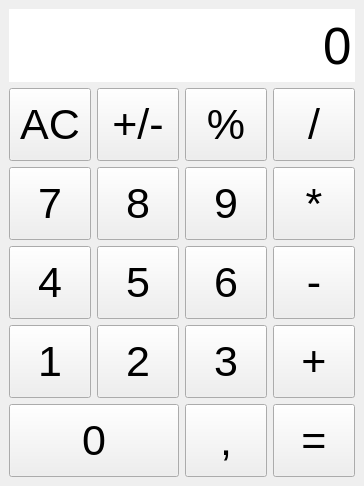
<?xml version="1.0" encoding="UTF-8"?>
<ui version="4.0">
 <class>CalcWindow</class>
 <widget class="QMainWindow" name="CalcWindow">
  <property name="geometry">
   <rect>
    <x>0</x>
    <y>0</y>
    <width>364</width>
    <height>486</height>
   </rect>
  </property>
  <property name="sizePolicy">
   <sizepolicy hsizetype="Fixed" vsizetype="Fixed">
    <horstretch>0</horstretch>
    <verstretch>0</verstretch>
   </sizepolicy>
  </property>
  <property name="minimumSize">
   <size>
    <width>364</width>
    <height>486</height>
   </size>
  </property>
  <property name="maximumSize">
   <size>
    <width>364</width>
    <height>486</height>
   </size>
  </property>
  <property name="windowTitle">
   <string>dp93-calculator</string>
  </property>
  <property name="windowIcon">
   <iconset resource="resource.qrc">
    <normaloff>:/icon/icon/icon.svg</normaloff>:/icon/icon/icon.svg</iconset>
  </property>
  <widget class="QWidget" name="body">
   <layout class="QHBoxLayout" name="horizontalLayout">
    <item>
     <layout class="QVBoxLayout" name="content">
      <item>
       <layout class="QHBoxLayout" name="sectionDisplay">
        <item>
         <widget class="QLineEdit" name="calcDisplay">
          <property name="sizePolicy">
           <sizepolicy hsizetype="Expanding" vsizetype="Expanding">
            <horstretch>0</horstretch>
            <verstretch>0</verstretch>
           </sizepolicy>
          </property>
          <property name="font">
           <font>
            <pointsize>38</pointsize>
           </font>
          </property>
          <property name="mouseTracking">
           <bool>true</bool>
          </property>
          <property name="focusPolicy">
           <enum>Qt::NoFocus</enum>
          </property>
          <property name="contextMenuPolicy">
           <enum>Qt::NoContextMenu</enum>
          </property>
          <property name="inputMask">
           <string/>
          </property>
          <property name="text">
           <string>0</string>
          </property>
          <property name="maxLength">
           <number>9</number>
          </property>
          <property name="frame">
           <bool>false</bool>
          </property>
          <property name="alignment">
           <set>Qt::AlignRight|Qt::AlignTrailing|Qt::AlignVCenter</set>
          </property>
          <property name="clearButtonEnabled">
           <bool>false</bool>
          </property>
         </widget>
        </item>
       </layout>
      </item>
      <item>
       <layout class="QHBoxLayout" name="sectionButtonsOne">
        <item>
         <widget class="QPushButton" name="btnAC">
          <property name="sizePolicy">
           <sizepolicy hsizetype="Minimum" vsizetype="Expanding">
            <horstretch>0</horstretch>
            <verstretch>0</verstretch>
           </sizepolicy>
          </property>
          <property name="font">
           <font>
            <pointsize>32</pointsize>
           </font>
          </property>
          <property name="text">
           <string>AC</string>
          </property>
         </widget>
        </item>
        <item>
         <widget class="QPushButton" name="btnNeg">
          <property name="sizePolicy">
           <sizepolicy hsizetype="Minimum" vsizetype="Expanding">
            <horstretch>0</horstretch>
            <verstretch>0</verstretch>
           </sizepolicy>
          </property>
          <property name="font">
           <font>
            <pointsize>32</pointsize>
           </font>
          </property>
          <property name="text">
           <string>+/-</string>
          </property>
         </widget>
        </item>
        <item>
         <widget class="QPushButton" name="btnPerc">
          <property name="sizePolicy">
           <sizepolicy hsizetype="Minimum" vsizetype="Expanding">
            <horstretch>0</horstretch>
            <verstretch>0</verstretch>
           </sizepolicy>
          </property>
          <property name="font">
           <font>
            <pointsize>32</pointsize>
           </font>
          </property>
          <property name="text">
           <string>%</string>
          </property>
         </widget>
        </item>
        <item>
         <widget class="QPushButton" name="btnDiv">
          <property name="sizePolicy">
           <sizepolicy hsizetype="Minimum" vsizetype="Expanding">
            <horstretch>0</horstretch>
            <verstretch>0</verstretch>
           </sizepolicy>
          </property>
          <property name="font">
           <font>
            <pointsize>32</pointsize>
           </font>
          </property>
          <property name="text">
           <string>/</string>
          </property>
         </widget>
        </item>
       </layout>
      </item>
      <item>
       <layout class="QHBoxLayout" name="sectionButtonTwo">
        <item>
         <widget class="QPushButton" name="btnNum7">
          <property name="sizePolicy">
           <sizepolicy hsizetype="Minimum" vsizetype="Expanding">
            <horstretch>0</horstretch>
            <verstretch>0</verstretch>
           </sizepolicy>
          </property>
          <property name="font">
           <font>
            <pointsize>32</pointsize>
           </font>
          </property>
          <property name="text">
           <string>7</string>
          </property>
         </widget>
        </item>
        <item>
         <widget class="QPushButton" name="btnNum8">
          <property name="sizePolicy">
           <sizepolicy hsizetype="Minimum" vsizetype="Expanding">
            <horstretch>0</horstretch>
            <verstretch>0</verstretch>
           </sizepolicy>
          </property>
          <property name="font">
           <font>
            <pointsize>32</pointsize>
           </font>
          </property>
          <property name="text">
           <string>8</string>
          </property>
         </widget>
        </item>
        <item>
         <widget class="QPushButton" name="btnNum9">
          <property name="sizePolicy">
           <sizepolicy hsizetype="Minimum" vsizetype="Expanding">
            <horstretch>0</horstretch>
            <verstretch>0</verstretch>
           </sizepolicy>
          </property>
          <property name="font">
           <font>
            <pointsize>32</pointsize>
           </font>
          </property>
          <property name="text">
           <string>9</string>
          </property>
         </widget>
        </item>
        <item>
         <widget class="QPushButton" name="btnMulti">
          <property name="sizePolicy">
           <sizepolicy hsizetype="Minimum" vsizetype="Expanding">
            <horstretch>0</horstretch>
            <verstretch>0</verstretch>
           </sizepolicy>
          </property>
          <property name="font">
           <font>
            <pointsize>32</pointsize>
           </font>
          </property>
          <property name="text">
           <string>*</string>
          </property>
         </widget>
        </item>
       </layout>
      </item>
      <item>
       <layout class="QHBoxLayout" name="sectionButtonThree">
        <item>
         <widget class="QPushButton" name="btnNum4">
          <property name="sizePolicy">
           <sizepolicy hsizetype="Minimum" vsizetype="Expanding">
            <horstretch>0</horstretch>
            <verstretch>0</verstretch>
           </sizepolicy>
          </property>
          <property name="font">
           <font>
            <pointsize>32</pointsize>
           </font>
          </property>
          <property name="text">
           <string>4</string>
          </property>
         </widget>
        </item>
        <item>
         <widget class="QPushButton" name="btnNum5">
          <property name="sizePolicy">
           <sizepolicy hsizetype="Minimum" vsizetype="Expanding">
            <horstretch>0</horstretch>
            <verstretch>0</verstretch>
           </sizepolicy>
          </property>
          <property name="font">
           <font>
            <pointsize>32</pointsize>
           </font>
          </property>
          <property name="text">
           <string>5</string>
          </property>
         </widget>
        </item>
        <item>
         <widget class="QPushButton" name="btnNum6">
          <property name="sizePolicy">
           <sizepolicy hsizetype="Minimum" vsizetype="Expanding">
            <horstretch>0</horstretch>
            <verstretch>0</verstretch>
           </sizepolicy>
          </property>
          <property name="font">
           <font>
            <pointsize>32</pointsize>
           </font>
          </property>
          <property name="text">
           <string>6</string>
          </property>
         </widget>
        </item>
        <item>
         <widget class="QPushButton" name="btnMinus">
          <property name="sizePolicy">
           <sizepolicy hsizetype="Minimum" vsizetype="Expanding">
            <horstretch>0</horstretch>
            <verstretch>0</verstretch>
           </sizepolicy>
          </property>
          <property name="font">
           <font>
            <pointsize>32</pointsize>
           </font>
          </property>
          <property name="text">
           <string>-</string>
          </property>
         </widget>
        </item>
       </layout>
      </item>
      <item>
       <layout class="QHBoxLayout" name="sectionButtonFour">
        <item>
         <widget class="QPushButton" name="btnNum1">
          <property name="sizePolicy">
           <sizepolicy hsizetype="Minimum" vsizetype="Expanding">
            <horstretch>0</horstretch>
            <verstretch>0</verstretch>
           </sizepolicy>
          </property>
          <property name="font">
           <font>
            <pointsize>32</pointsize>
           </font>
          </property>
          <property name="text">
           <string>1</string>
          </property>
         </widget>
        </item>
        <item>
         <widget class="QPushButton" name="btnNum2">
          <property name="sizePolicy">
           <sizepolicy hsizetype="Minimum" vsizetype="Expanding">
            <horstretch>0</horstretch>
            <verstretch>0</verstretch>
           </sizepolicy>
          </property>
          <property name="font">
           <font>
            <pointsize>32</pointsize>
           </font>
          </property>
          <property name="text">
           <string>2</string>
          </property>
         </widget>
        </item>
        <item>
         <widget class="QPushButton" name="btnNum3">
          <property name="sizePolicy">
           <sizepolicy hsizetype="Minimum" vsizetype="Expanding">
            <horstretch>0</horstretch>
            <verstretch>0</verstretch>
           </sizepolicy>
          </property>
          <property name="font">
           <font>
            <pointsize>32</pointsize>
           </font>
          </property>
          <property name="text">
           <string>3</string>
          </property>
         </widget>
        </item>
        <item>
         <widget class="QPushButton" name="btnPlus">
          <property name="sizePolicy">
           <sizepolicy hsizetype="Minimum" vsizetype="Expanding">
            <horstretch>0</horstretch>
            <verstretch>0</verstretch>
           </sizepolicy>
          </property>
          <property name="font">
           <font>
            <pointsize>32</pointsize>
           </font>
          </property>
          <property name="text">
           <string>+</string>
          </property>
         </widget>
        </item>
       </layout>
      </item>
      <item>
       <layout class="QHBoxLayout" name="sectionButtonFive">
        <item>
         <layout class="QHBoxLayout" name="blockButtonOne">
          <item>
           <widget class="QPushButton" name="btnNum0">
            <property name="sizePolicy">
             <sizepolicy hsizetype="Minimum" vsizetype="Expanding">
              <horstretch>0</horstretch>
              <verstretch>0</verstretch>
             </sizepolicy>
            </property>
            <property name="font">
             <font>
              <pointsize>32</pointsize>
             </font>
            </property>
            <property name="text">
             <string>0</string>
            </property>
           </widget>
          </item>
         </layout>
        </item>
        <item>
         <layout class="QHBoxLayout" name="blockButtonTwo">
          <item>
           <widget class="QPushButton" name="btnFloat">
            <property name="sizePolicy">
             <sizepolicy hsizetype="Minimum" vsizetype="Expanding">
              <horstretch>0</horstretch>
              <verstretch>0</verstretch>
             </sizepolicy>
            </property>
            <property name="font">
             <font>
              <pointsize>32</pointsize>
             </font>
            </property>
            <property name="text">
             <string>,</string>
            </property>
           </widget>
          </item>
          <item>
           <widget class="QPushButton" name="btnEqual">
            <property name="sizePolicy">
             <sizepolicy hsizetype="Minimum" vsizetype="Expanding">
              <horstretch>0</horstretch>
              <verstretch>0</verstretch>
             </sizepolicy>
            </property>
            <property name="font">
             <font>
              <pointsize>32</pointsize>
             </font>
            </property>
            <property name="text">
             <string>=</string>
            </property>
           </widget>
          </item>
         </layout>
        </item>
       </layout>
      </item>
     </layout>
    </item>
   </layout>
  </widget>
 </widget>
 <resources>
  <include location="resource.qrc"/>
 </resources>
 <connections/>
</ui>
